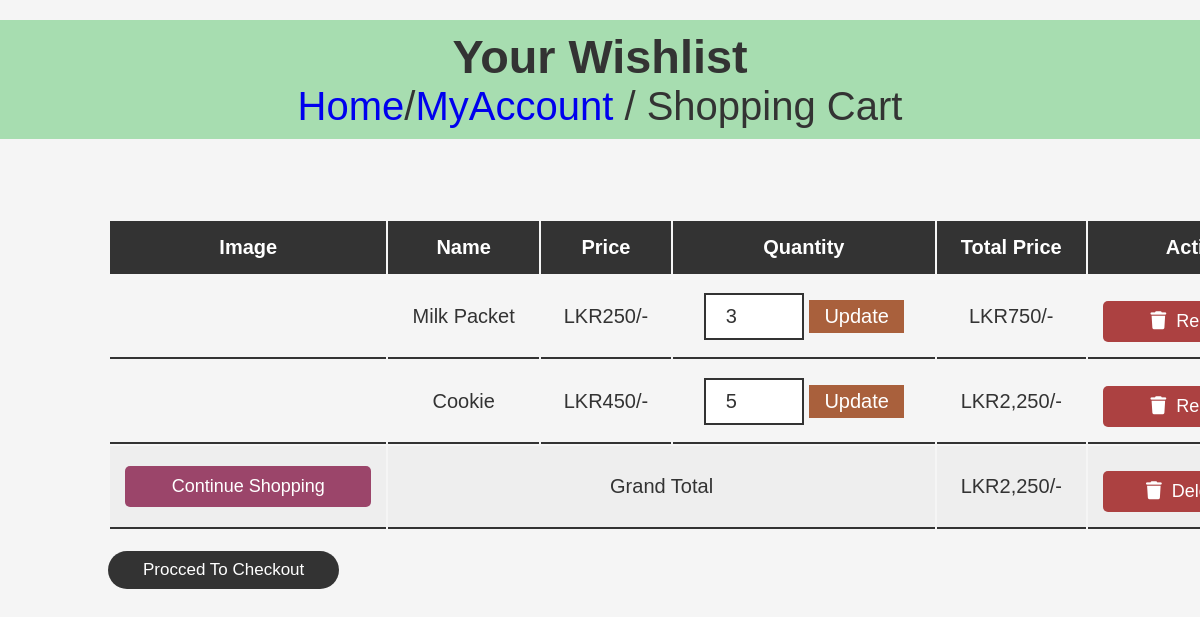
The app's page /cart.php with its own data.
### tables this page shows
CREATE TABLE IF NOT EXISTS `cart` (
  `id` int(100) NOT NULL AUTO_INCREMENT,
  `user_id` int(100) NOT NULL,
  `pid` int(100) NOT NULL,
  `name` varchar(100) NOT NULL,
  `price` int(100) NOT NULL,
  `quantity` int(100) NOT NULL,
  `image` varchar(100) NOT NULL,
  PRIMARY KEY (`id`)
);

### cart.php (the view, shortened to what this page needs)
<?php
@include 'config.php';
?>
<!DOCTYPE html>
<html lang="en">
<head>
   <link rel="stylesheet" href="https://cdnjs.cloudflare.com/ajax/libs/font-awesome/6.0.0/css/all.min.css">
   <link rel="stylesheet" href="css/cart1.css">
   <link rel="stylesheet" href="css/cart2.css">
   <link rel="stylesheet" href="css/cart3.css">
   <link rel="stylesheet" href="css/cart4.css">
</head>
<body>
<section class="heading">
    <h3>your wishlist</h3>
    <p> <a href="index.php">home</a>/<a href="userProfile.php">MyAccount</a> / shopping cart </p>
</section>
<div class="container">
<section class="shopping-cart">
   <table>
      <thead>
         <th>image</th>
         <th>name</th>
         <th>price</th>
         <th>quantity</th>
         <th>total price</th>
         <th>action</th>
      </thead>
      <tbody>
         <?php
         $select_cart = mysqli_query($conn, "SELECT * FROM `cart`");
         $grand_total = 0;
         if(mysqli_num_rows($select_cart) > 0){
            while($fetch_cart = mysqli_fetch_assoc($select_cart))
            {
              ?>
              <tr>
            <td><img src="upload_img/<?php echo $fetch_cart['image']; ?>" height="100" alt=""></td>
            <td><?php echo $fetch_cart['name']; ?></td>
            <td>LKR<?php echo number_format($fetch_cart['price']); ?>/-</td>
            <td>
               <form action="" method="post">
                  <input type="number" name="update_quantity" min="1"  value="<?php echo $fetch_cart['quantity']; ?>" >
                  <input type="submit" value="update" name="update_update_btn">
               </form>
            </td>
            <td>LKR<?php echo $sub_total = number_format($fetch_cart['price'] * $fetch_cart['quantity']); ?>/-</td>
            <td><a href="cart.php?remove=<?php echo $fetch_cart['id']; ?>" onclick="return confirm('remove item from cart?')" class="delete-btn"> <i class="fas fa-trash"></i> remove</a></td>
         </tr>
         <?php
           $grand_total =  $sub_total;
            };
         };
         ?>
         <tr class="table-bottom">
            <td><a href="products.php" class="option-btn" style="margin-top: 0;">continue shopping</a></td>
            <td colspan="3">grand total</td>
            <td>LKR<?php echo $grand_total; ?>/-</td>
            <td><a href="cart.php?delete_all" onclick="return confirm('are you sure you want to delete all?');" class="delete-btn"> <i class="fas fa-trash"></i> delete all </a></td>
         </tr>
      </tbody>
   </table>
   <div class="checkout-btn">
      <a href="checkout.php" class="btn <?= ($grand_total > 1)?'':'disabled'; ?>">procced to checkout</a>
   </div>
</section>
</div>
</body>
</html>

### css/cart1.css (style rules this page uses)
:root { --blue:#2980b9; --red:tomato; --orange:orange; --black:#333; --white:#fff; --bg-color:#eee; --dark-bg:rgba(0,0,0,.7); --box-shadow:0 .5rem 1rem rgba(0,0,0,.1); --border:.1rem solid #999; }
* { font-family: 'Poppins', sans-serif; margin:0; padding:0; box-sizing: border-box; outline: none; border:none; text-decoration: none; text-transform: capitalize; }
html { font-size: 62.5%; overflow-x: hidden; }
.container { max-width: 1200px; margin:0 auto; }
section { padding:2rem; }
.heading { text-align: center; font-size: 3.5rem; text-transform: uppercase; color:var(--black); margin-bottom: 2rem; }
.btn, .option-btn, .delete-btn { display: block; width: 100%; text-align: center; background-color: var(--blue); color:var(--white); font-size: 1.7rem; padding:1.2rem 3rem; border-radius: .5rem; cursor: pointer; margin-top: 1rem; }
.option-btn i, .delete-btn i { padding-right: .5rem; }
.option-btn { background-color: var(--orange); }
.delete-btn { margin-top: 0; background-color: var(--red); }
.shopping-cart table { text-align: center; width: 100%; }
.shopping-cart table thead th { padding:1.5rem; font-size: 2rem; color:var(--white); background-color: var(--black); }
.shopping-cart table tr td { border-bottom: var(--border); padding:1.5rem; font-size: 2rem; color:var(--black); }
.shopping-cart table input[type="number"] { border: var(--border); padding:1rem 2rem; font-size: 2rem; color:var(--black); width: 10rem; }
.shopping-cart table input[type="submit"] { padding:.5rem 1.5rem; cursor: pointer; font-size: 2rem; background-color: var(--orange); color:var(--white); }
.shopping-cart table .table-bottom { background-color: var(--bg-color); }
.shopping-cart .checkout-btn { text-align: center; margin-top: 1rem; }
.shopping-cart .checkout-btn a { display: inline-block; width: auto; }
@media (max-width:1200px) { .shopping-cart { overflow-x: scroll; } }
@media (max-width:1200px) { .shopping-cart table { width: 120rem; } }
@media (max-width:1200px) { .shopping-cart .checkout-btn { text-align: left; } }

### css/cart2.css (style rules this page uses)
:root { --pink:#8E3200; }
* { margin:0; padding:0; box-sizing: border-box; font-family: Verdana, Geneva, Tahoma, sans-serif; outline: none; border:none; text-decoration: none; text-transform: capitalize; transition: .2s linear; }
html { font-size: 62.5%; scroll-behavior: smooth; scroll-padding-top: 6rem; overflow-x: hidden; }
section { padding:2rem 9%; }
.heading { text-align: center; font-size: 4rem; color:#333; padding:1rem; margin:2rem 0; background:rgba(51, 184, 73, 0.4); }
.btn { display: inline-block; margin-top: 1rem; border-radius: 5rem; background:#333; color:#fff; padding:.9rem 3.5rem; cursor: pointer; font-size: 1.7rem; }

### css/cart3.css (style rules this page uses)
:root { --pink:#a34070; --red:#ac4141; --orange:#a9603c; --purple:#9b456a; --black:#333; --white:#fff; --light-color:#666; --light-white:#ccc; --light-bg:#f5f5f5; --border:.2rem solid var(--black); --box-shadow:0 .5rem 1rem rgba(0,0,0,.1); }
* { font-family: 'Rubik', sans-serif; margin:0; padding:0; box-sizing: border-box; outline: none; border:none; text-decoration: none; transition:all .2s linear; }
html { font-size: 62.5%; overflow-x: hidden; scroll-behavior: smooth; scroll-padding-top: 6.5rem; }
body { background: var(--light-bg); }
section { padding:3rem 2rem; }
.btn, .delete-btn, .option-btn { display: inline-block; border-radius: .5rem; margin-top: 1rem; font-size: 1.8rem; color:var(--white); cursor: pointer; padding:1rem 3rem; text-transform: capitalize; }
.btn { background-color: var(--orange); }
.delete-btn { background-color: var(--red); }
.option-btn { background-color: var(--purple); }

### css/cart4.css (style rules this page uses)
:root { --pink:#8E3200; }
* { margin:0; padding:0; box-sizing: border-box; font-family: Verdana, Geneva, Tahoma, sans-serif; outline: none; border:none; text-decoration: none; text-transform: capitalize; transition: .2s linear; }
html { font-size: 62.5%; scroll-behavior: smooth; scroll-padding-top: 6rem; overflow-x: hidden; }
section { padding:6rem 9%; }
.heading { text-align: center; font-size: 4rem; color:#333; padding:1rem; margin:2rem 0; }
.btn { display: inline-block; margin-top: 1rem; border-radius: 5rem; background:#333; color:#fff; padding:.9rem 3.5rem; cursor: pointer; font-size: 1.7rem; }

### records on screen
cart: name "Milk Packet", price "250", update_quantity "3", $sub_total = number_format($fetch_cart['price'] * $fetch_cart['quantity']) "750"
cart: name "Cookie", price "450", update_quantity "5", $sub_total = number_format($fetch_cart['price'] * $fetch_cart['quantity']) "2,250", grand_total "2,250"
